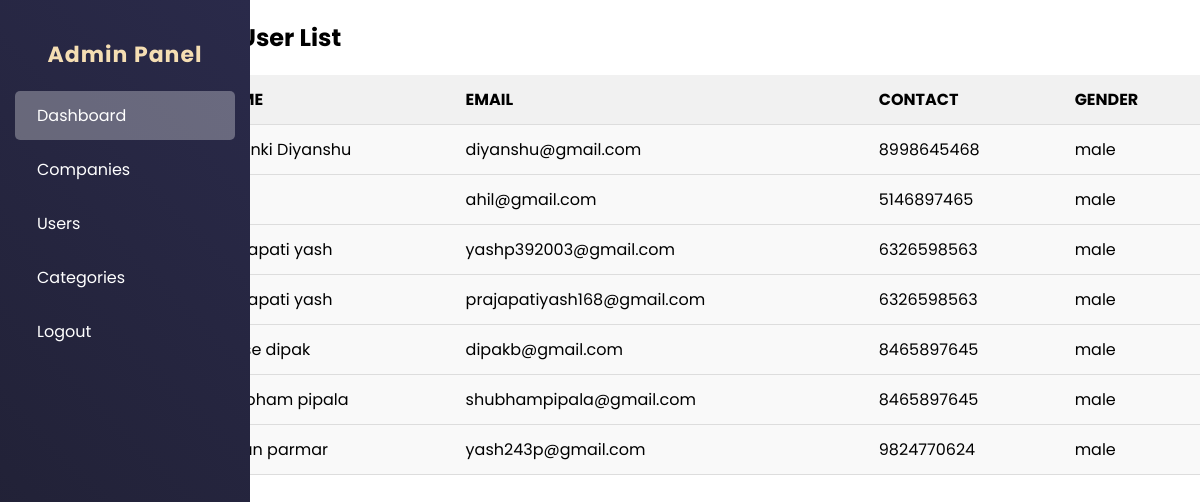
Screenshot of /admin_userdetail with the database file from the repository.
### website/models.py (models this page shows, shortened)
class u_register(models.Model):
    name=models.CharField(max_length=50)
    email=models.EmailField()
    password=models.CharField(max_length=50)
    phone=models.IntegerField()
    address=models.TextField()
    skills = models.TextField(blank=True, null=True)
    social = models.TextField(blank=True, null=True)
    gender=models.CharField(default='male',max_length=10)
    profile_picture = models.ImageField(upload_to='profile_pics/', null=True, blank=True)
    resume = models.FileField(null=True,blank=True)

### website/views.py (the view)
# urls.py: path('admin_userdetail',admin_userdetail,name="admin_userdetail"),
def admin_userdetail(request):
    user = u_register.objects.all()
    return render(request,'admin_userdetail.html',{'user':user})

### website/templates/admin_userdetail.html (shortened to what this page needs)
{% extends 'admin_nav.html' %}
{% load static %}
{% block admin %}
<!DOCTYPE html>
<html lang="en">
<head>
    <link rel="stylesheet" type="text/css" href="{% static 'css/admin_userdetail.css' %}">
</head>
<body>
    <div class="table-container">
        <h2 class="text-3xl font-bold text-gray-800 mb-6">🏢 User List</h2>
        <table>
            <thead>
                <tr>
                    <th>Name</th>
                    <th>Email</th>
                    <th>Contact</th>
                    <th>Gender</th>
                </tr>
            </thead>
            <tbody>
                {% for i in user %}
                <tr>
                    <td>{{i.name}}</td>
                    <td>{{i.email}}</td>
                    <td>{{i.phone}}</td>
                    <td>{{i.gender}}</td>
                </tr>
                {% endfor %}
            </tbody>
        </table>
    </div>
</body>
</html>
{% endblock %}

### website/static/css/admin_userdetail.css (style rules this page uses)
body { font-family: 'Poppins', sans-serif; margin: 0; padding: 0; box-sizing: border-box; }
.table-container { margin-left: 17%; width: 83%; overflow-x: auto; }
table { width: 100%; border-collapse: collapse; background-color: #f9f9f9; }
th, td { padding: 12px; text-align: left; border-bottom: 1px solid #ddd; }
th { background-color: #f1f1f1; text-transform: uppercase; }

### rows the page displays
u_register: name "Solanki Diyanshu", email "diyanshu@gmail.com", phone "8998645468", gender "male"
u_register: email "ahil@gmail.com", phone "5146897465", gender "male"
u_register: name "prajapati yash", email "yashp392003@gmail.com", phone "6326598563", gender "male"
u_register: name "prajapati yash", email "prajapatiyash168@gmail.com", phone "6326598563", gender "male"
u_register: name "borse dipak", email "dipakb@gmail.com", phone "8465897645", gender "male"
u_register: name "shubham pipala", email "shubhampipala@gmail.com", phone "8465897645", gender "male"
u_register: name "aryan parmar", email "yash243p@gmail.com", phone "9824770624", gender "male"
